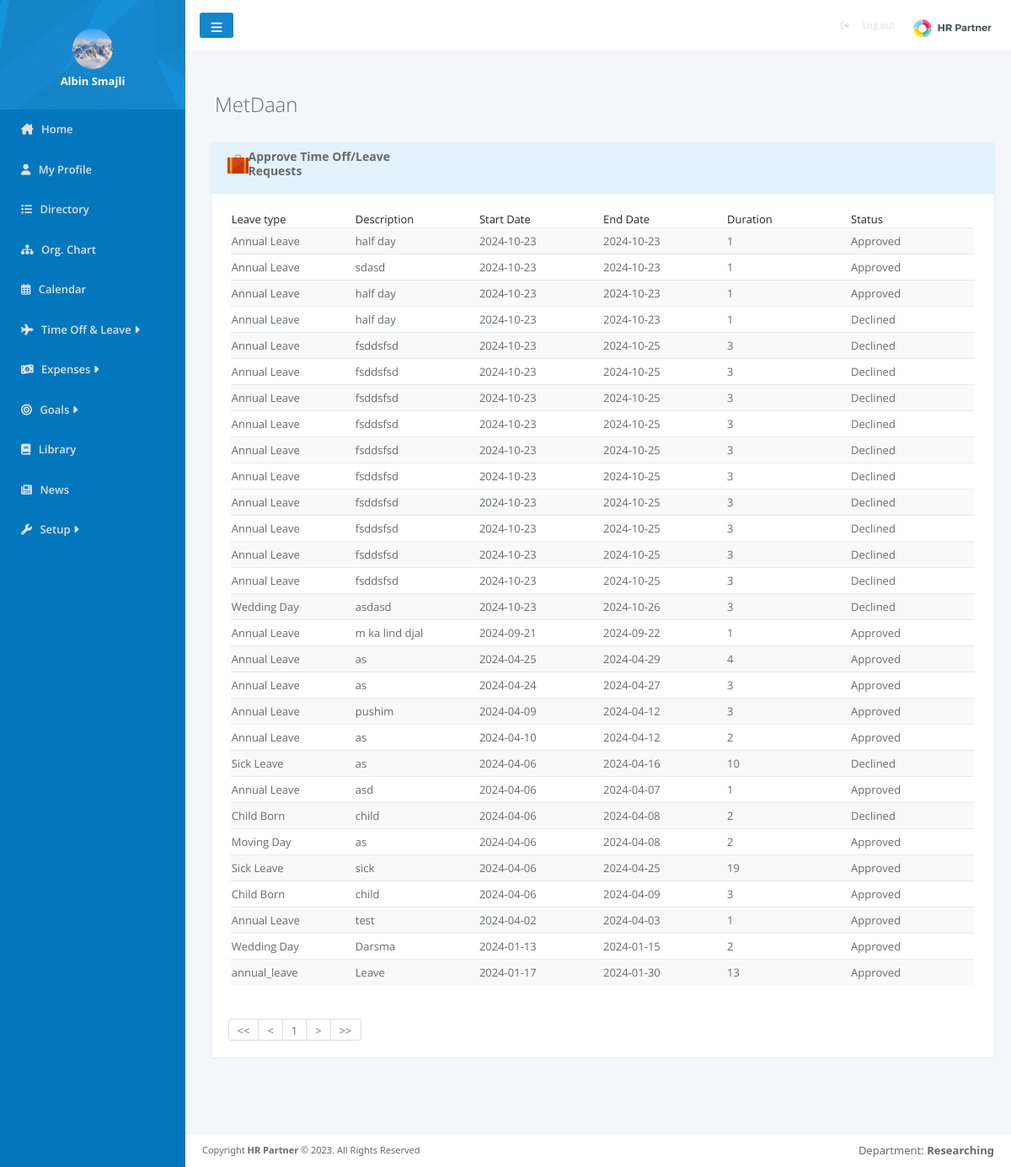
Page /pages/requesthistory.php (signed in) on the committed database.
### tables this page shows
CREATE TABLE `users` (
  `user_id` int(100) NOT NULL,
  `image` varchar(500) DEFAULT NULL,
  `name` varchar(200) NOT NULL,
  `surname` varchar(200) NOT NULL,
  `email` varchar(200) NOT NULL,
  `password` varchar(500) NOT NULL,
  `Position_ID` int(11) DEFAULT NULL,
  `Departament_ID` int(11) DEFAULT NULL,
  `role` int(11) NOT NULL,
  `location` varchar(100) DEFAULT NULL,
  `status` varchar(100) DEFAULT NULL,
  `report_to` int(11) DEFAULT NULL,
  `gender` varchar(10) DEFAULT NULL,
  `born` date DEFAULT NULL,
  `started` date DEFAULT NULL,
  `company` int(11) DEFAULT NULL
);

CREATE TABLE `timeoffrequests` (
  `request_id` int(11) NOT NULL,
  `User_ID` int(11) NOT NULL,
  `Head_ID` int(11) NOT NULL,
  `leave_type` varchar(500) NOT NULL,
  `from` date NOT NULL,
  `to` date NOT NULL,
  `duration` double NOT NULL,
  `short_description` varchar(500) NOT NULL,
  `reason` varchar(500) NOT NULL,
  `status` varchar(100) NOT NULL,
  `checkedby` int(11) DEFAULT NULL,
  `checkDate` date DEFAULT NULL,
  `created` date DEFAULT NULL
);

### pages/GetLeadAndHR.php (called while the page is built, shortened)
<?php
$userId=$_SESSION['user_id'];
?>

### pages/requesthistory.php (the view, shortened to what this page needs)
<?php
require_once '../config.php';
$userId = $_SESSION['user_id'];
if (isset($_GET['page'])) {
    $page = $_GET['page'];
} else {
    $page = 1;
}
$limit = 30;
$next = $page + 1;
$previous = $page - 1;
$Approved="Approved";
$Declined="Declined";
$sql = "SELECT * From timeoffrequests
    WHERE User_ID = :user_id and (`status` LIKE :Approved OR `status` LIKE :Declined)
    ORDER BY timeoffrequests.request_id DESC";
$prep = $con->prepare($sql);
$prep->bindParam(':user_id', $userId, PDO::PARAM_INT);
$prep->bindParam(':Approved', $Approved, PDO::PARAM_STR);
$prep->bindParam(':Declined', $Declined, PDO::PARAM_STR);
$prep->execute();
$requestDatas = $prep->fetchAll();
$sql_count = "SELECT * From timeoffrequests
    WHERE User_ID =:user_id and (`status` LIKE :Approved OR `status` LIKE :Declined)
    ORDER BY timeoffrequests.request_id DESC";
$prep = $con->prepare($sql_count);
$prep->bindParam(':user_id', $userId, PDO::PARAM_INT);
$prep->bindParam(':Approved', $Approved, PDO::PARAM_STR);
$prep->bindParam(':Declined', $Declined, PDO::PARAM_STR);
$prep->execute();
$total_datas = $prep->rowCount();
$total_page = ceil($total_datas / $limit);
?>
<?php
include_once 'GetLeadAndHR.php';
?>
<head>
    <link rel="stylesheet" href="../css/requsetHistory.css">
    <link href="https://cdn.jsdelivr.net/npm/bootstrap@5.3.1/dist/css/bootstrap.min.css" rel="stylesheet"
>
</head>
<body>
    <div>
        <?php include '../template/sidebar.php' ?>
    </div>
    <div class="content">
        <?php include '../template/navbar.php' ?>
        <div class="requestHead">
            <?php echo "<h2>" . $_SESSION['company_name'] . "</h2>"; ?>
        </div>
        <div class="requestBody">
            <div class="requestTableHead">
                <h5>
                    <img src="../images/absence.png" alt="" width="25px" height="25px">
                    Approve Time Off/Leave Requests
                </h5>
            </div>
            <div class="requestTableBody">
                <table class="recentLeave">
                    <thead>
                        <tr>
                            <td>Leave type</td>
                            <td>Description</td>
                            <td>Start Date</td>
                            <td>End Date</td>
                            <td>Duration</td>
                            <td>Status</td>
                        </tr>
                    </thead>
                    <tbody>
                        <?php foreach ($requestDatas as $requestData): ?>
                            <tr>
                                <td>
                                    <?= $requestData['leave_type'] ?>
                                </td>
                                <td>
                                    <?= $requestData['short_description'] ?>
                                </td>
                                <td>
                                    <?= $requestData['from'] ?>
                                </td>
                                <td>
                                    <?= $requestData['to'] ?>
                                </td>
                                <td>
                                    <?= $requestData['duration'] ?>
                                </td>
                                <td>
                                    <?= $requestData['status'] ?>
                                </td>
                            </tr>
                        <?php endforeach; ?>
                    </tbody>
                </table>
                <div class="paginationn">
                    <ul>
                        <li><a href="requesthistory.php?page=1">
                                << </a>
                        </li>
                        <li><a href="requesthistory.php?page=<?php echo $previous == 0 ? 1 : $previous ?>">
                                < </a>
                        </li>
                        <?php for ($i = 1; $i <= $total_page; $i++) {
                            $current_page = $page;
                            $previous_2 = $current_page - 2;
                            $next_2 = $current_page + 2;
                            if ($i >= $previous_2 && $i <= $next_2) {
                                ?>
                                <li><a href="requesthistory.php?page=<?php echo $i ?>"><?php echo $i ?></a></li>
                            <?php }
                        } ?>
                        <li><a href="requesthistory.php?page=<?php echo $next > $total_page ? $total_page : $next ?>">></a>
                        </li>
                        <li><a href="requesthistory.php?page=<?php echo $total_page ?>">>></a></li>
                    </ul>
                </div>
            </div>
        </div>
        <?php include '../template/footer.php'; ?>
    </div>
</body>
</html>

### template/sidebar.php (shortened to what this page needs)
<?php $sql = "SELECT u.user_id, u.image from users u where user_id=$userId";
$prep = $con->prepare($sql);
$prep->execute();
$userImages = $prep->fetchAll();
$userName=$_SESSION['name'];
?>
<head>
    <link rel="stylesheet" href="../css/index.css">
</head>
<div id="sidebar">
    <ul id="sidebarElements">
        <li id="profile">
            <div class="profile-element">
                <span class="profile-element-image">
                    <?php foreach ($userImages as $userImage): ?>
                        <img src="../userIMG/<?= $userImage['image'] ?>" alt="">
                    <?php endforeach; ?>
                </span>
                <span class="profile-element-name">
                    <strong><?= $userName ?></strong>
                </span>
            </div>
        </li>
        <li class="<?= basename($_SERVER['PHP_SELF']) == 'home.php' ? 'active' : '' ?>">
            <a href="home.php" class="sidebarElements-links">
                <i class="fa-solid fa-house-chimney"></i>
                <span>Home</span>
            </a>
        </li>
        <li class="<?= basename($_SERVER['PHP_SELF']) == 'myProfile.php' ? 'active' : '' ?>">
            <a href="myProfile.php" class="sidebarElements-links">
                <i class="fa-solid fa-user"></i>
                <span>My Profile</span>
            </a>
        </li>
        <li class="<?= basename($_SERVER['PHP_SELF']) == 'directory.php' ? 'active' : '' ?>">
            <a href="directory.php" class="sidebarElements-links">
                <i class="fa-solid fa-list"></i>
                <span>Directory</span>
            </a>
        </li>
        <li class="<?= basename($_SERVER['PHP_SELF']) == 'orgChart.php' ? 'active' : '' ?>">
            <a href="orgChart.php" class="sidebarElements-links">
                <i class="fa-solid fa-sitemap"></i>
                <span>Org. Chart</span>
            </a>
        </li>
        <li class="<?= basename($_SERVER['PHP_SELF']) == 'userCalendar.php' ? 'active' : '' ?>">
            <a href="userCalendar.php" class="sidebarElements-links">
                <i class="fa-regular fa-calendar-days"></i>
                <span>Calendar</span>
            </a>
        </li>
        <?php if ($_SESSION['role'] == 0) { ?>
            <li Style="cursor: pointer;" onclick="toggleDropdown(this)">
                <a class="sidebarElements-links">
                    <i class="fa fa-plane"></i>
                    <span>
                        Time Off & Leave
                        <i class="fa-solid fa-caret-right"></i>
                    </span>
                </a>
                <ul class="dropdown">
                    <li>
                        <a href="request.php">
                            <i class="fa-solid fa-suitcase"></i>
                            Request
                        </a>
                    </li>
                    <li>
                        <a href="approverequest.php">
                            <i class="fa fa-calendar-check-o"></i>
                            Approve
                        </a>
                    </li>
                    <li>
                        <a href="requesthistory.php">
                            <i class="fa fa-list"></i>
                            History
                        </a>
                    </li>
                </ul>
            </li>
        <?php } else { ?>
            <li onclick="toggleDropdown(this)">
                <a class="sidebarElements-links">
                    <i class="fa fa-plane"></i>
                    <span>
                        Time Off & Leave
                        <i class="fa-solid fa-caret-right"></i>
                    </span>
                </a>
            </li>
            <?php } ?>
            <?php if ($_SESSION['role'] == 0) { ?>
                <li Style="cursor: pointer;" class="<?= basename($_SERVER['PHP_SELF']) == 'empexpenses.php' ? 'active' : '' ?>">
                    <a href="empexpenses.php" class="sidebarElements-links">
                        <i class="fa-solid fa-money-bill-1-wave"></i>
                        <span>Expenses</span>
                    </a>
                </li>
            <?php } else { ?>
                <li Style="cursor: pointer;" onclick="toggleDropdown(this)">
                    <a class="sidebarElements-links">
                        <i class="fa-solid fa-money-bill-1-wave"></i>
                        <span>
                            Expenses
                            <i class="fa-solid fa-caret-right"></i>
                        </span>
                    </a>
                </li>
            <?php } ?>
            <?php if ($_SESSION['role'] == 0) { ?>
                <li class="<?= basename($_SERVER['PHP_SELF']) == 'goals.php' ? 'active' : '' ?>">
                    <a href="goals.php" class="sidebarElements-links">
                        <i class="fa-solid fa-bullseye"></i>
                        <span>Goals</span>
                    </a>
                </li>
            <?php } else { ?>
                <li Style="cursor: pointer;" onclick="toggleDropdown(this)">
                    <a class="sidebarElements-links">
                        <i class="fa-solid fa-bullseye"></i>
                        <span>
                            Goals
                            <i class="fa-solid fa-caret-right"></i>
                        </span>
                    </a>
                </li>
            <?php } ?>
            <li class="<?= basename($_SERVER['PHP_SELF']) == 'library.php' ? 'active' : '' ?>">
                <a href="library.php" class="sidebarElements-links">
                    <i class="fa-solid fa-book"></i>
                    <span>Library</span>
                </a>
            </li>
            <?php if ($_SESSION['role'] == 0) { ?>
                <li class="<?= basename($_SERVER['PHP_SELF']) == 'empNews.php' ? 'active' : '' ?>">
                    <a href="empNews.php" class="sidebarElements-links">
                        <i class="fa-solid fa-newspaper"></i>
                        <span>News</span>
                    </a>
                </li>
            <?php } else { ?>
                <li class="<?= basename($_SERVER['PHP_SELF']) == 'news.php' ? 'active' : '' ?>">
                    <a href="news.php" class="sidebarElements-links">
                        <i class="fa-solid fa-newspaper"></i>
                        <span>News</span>
                    </a>
                </li>
        <?php } ?>
        <?php if ($_SESSION['role'] == 1) { ?>
            <li Style="cursor: pointer;" onclick="toggleDropdown(this)">
                    <a class="sidebarElements-links">
                        <i class="fa-solid fa-wrench"></i>
                        <span>
                            Setup
                            <i class="fa-solid fa-caret-right"></i>
                        </span>
                    </a>
                </li>
        <?php } ?>
    </ul>
</div>

### css/requsetHistory.css (style rules this page uses)
body { width: 100%; height: fit-content; display: flex; flex-direction: row; font-family: "open sans","Helvetica Neue",Helvetica,Arial,sans-serif; position: absolute; }
.content { display: flex; flex-direction: column; justify-content: start; align-items: center; width: 100%; background-color: #F4F6FA; }
.requestBody { width: 100%; display: flex; flex-direction: column; justify-content: center; align-items: center; padding-bottom: 30px; }
.requestHead { padding-top: 30px; width: 100%; text-align: start; padding-left: 35; }
.requestHead h2 { margin-top: 20px; margin-bottom: 10px; font-family: "open sans","Helvetica Neue",Helvetica,Arial,sans-serif; font-weight: 100; color: #676A6C; font-size: 24px; align-items: center; }
.requestTableHead { background-color: #E3F2FD; display: flex; flex-direction: row; justify-content: space-between; align-items: center; height: 60px; width: 95%; margin-left: 10px; margin-top: 20px; text-align: start; padding-left: 20px; padding-right: 20px; }
.requestTableHead h5 { display: flex; justify-content: space-between; align-items: center; color: #676A6C; font-size: 14px; font-weight: 600; width:250px; height: 25px; }
.requestTableBody { margin-bottom: 60px; background-color: #fff; display: flex; flex-direction: column; align-items: center; margin-left: 10px; width: 95%; border: 1px solid #e7eaec; }
.recentLeave { width: 95%; border-collapse: collapse; margin: 20px 10px; font-size: 13px; font-family: "open sans","Helvetica Neue",Helvetica,Arial,sans-serif; }
.recentLeave tbody tr { text-align: left; font-weight: 400; color: #676A6C; border-top: 1px #e7eaec solid; }
.recentLeave tbody tr td { padding-top: 6px; padding-bottom: 6px; font-size: 13px; font-weight: 400; min-width: 120px; }
.recentLeave tbody tr:nth-child(odd) { background-color: #f9f9f9; }
.paginationn { padding: 20px 20px 20px 20px; width: 100%; }
.paginationn ul { width: fit-content; padding: 0; margin: 0; display: flex; flex-direction: row; list-style: none; border: 1px solid #ddd; border-radius:3px ; color: #777; }
.paginationn ul li { padding: 0; border-left: 1px solid #ddd; text-align: center; }
.paginationn ul li:nth-child(1) { border: none; }
.paginationn ul li a { text-decoration: none; padding: 4px 10px 4px 10px; font-family: "open sans","Helvetica Neue",Helvetica,Arial,sans-serif; font-size: 13px; color: #777; }

### css/index.css (style rules this page uses)
#sidebar { padding: 0; display: flex; flex-direction: column; background-color: #0277bd; width: 220px; height: 100%; min-height: 705px; transition: all .4s; }
#sidebarElements { padding: 0; width: 100%; list-style: none; }
#sidebarElements #profile { padding: 35px 25px 25px; height: 130px; display: flex; flex-direction: column; justify-content: center; align-items: center; background-image: url("../images/sidebarheader.png"); }
#sidebarElements #profile .profile-element { width: 100%; text-align: center; position: relative; }
#sidebarElements #profile .profile-element-image { text-align: center; }
#sidebarElements #profile img { width: 48px; height: 48px; border-radius: 50%; }
#sidebarElements #profile .profile-element-name { display: block !important; text-align: center; margin-top: 5px; }
#sidebarElements #profile .profile-element-name strong { font-size: 13px; font-weight: 600; color: #fff; }
#sidebarElements li { padding: 0; display: flex; flex-direction: column; justify-content: center; align-items: flex-start; width: 100%; font-size: 15px; }
#sidebarElements li a { color: #e0e0e0; width: 100%; padding: 14px 20px 14px 25px; text-decoration: none; font-size: 13px; font-family: "Open Sans", sans-serif; font-weight: 600; cursor: pointer; }
#sidebar i { margin-right: 6px; }

### rows in the picture
users: image (picture)
timeoffrequests: leave_type "Annual Leave", short_description "half day", from "2024-10-23", to "2024-10-23", duration "1", status "Approved"
timeoffrequests: leave_type "Annual Leave", short_description "sdasd", from "2024-10-23", to "2024-10-23", duration "1", status "Approved"
timeoffrequests: leave_type "Annual Leave", short_description "half day", from "2024-10-23", to "2024-10-23", duration "1", status "Approved"
timeoffrequests: leave_type "Annual Leave", short_description "half day", from "2024-10-23", to "2024-10-23", duration "1", status "Declined"
timeoffrequests: leave_type "Annual Leave", short_description "fsddsfsd", from "2024-10-23", to "2024-10-25", duration "3", status "Declined"
timeoffrequests: leave_type "Annual Leave", short_description "fsddsfsd", from "2024-10-23", to "2024-10-25", duration "3", status "Declined"
timeoffrequests: leave_type "Annual Leave", short_description "fsddsfsd", from "2024-10-23", to "2024-10-25", duration "3", status "Declined"
timeoffrequests: leave_type "Annual Leave", short_description "fsddsfsd", from "2024-10-23", to "2024-10-25", duration "3", status "Declined"
timeoffrequests: leave_type "Annual Leave", short_description "fsddsfsd", from "2024-10-23", to "2024-10-25", duration "3", status "Declined"
timeoffrequests: leave_type "Annual Leave", short_description "fsddsfsd", from "2024-10-23", to "2024-10-25", duration "3", status "Declined"
timeoffrequests: leave_type "Annual Leave", short_description "fsddsfsd", from "2024-10-23", to "2024-10-25", duration "3", status "Declined"
timeoffrequests: leave_type "Annual Leave", short_description "fsddsfsd", from "2024-10-23", to "2024-10-25", duration "3", status "Declined"
timeoffrequests: leave_type "Annual Leave", short_description "fsddsfsd", from "2024-10-23", to "2024-10-25", duration "3", status "Declined"
timeoffrequests: leave_type "Annual Leave", short_description "fsddsfsd", from "2024-10-23", to "2024-10-25", duration "3", status "Declined"
timeoffrequests: leave_type "Wedding Day", short_description "asdasd", from "2024-10-23", to "2024-10-26", duration "3", status "Declined"
timeoffrequests: leave_type "Annual Leave", short_description "m ka lind djal", from "2024-09-21", to "2024-09-22", duration "1", status "Approved"
timeoffrequests: leave_type "Annual Leave", short_description "as", from "2024-04-25", to "2024-04-29", duration "4", status "Approved"
timeoffrequests: leave_type "Annual Leave", short_description "as", from "2024-04-24", to "2024-04-27", duration "3", status "Approved"
timeoffrequests: leave_type "Annual Leave", short_description "pushim", from "2024-04-09", to "2024-04-12", duration "3", status "Approved"
timeoffrequests: leave_type "Annual Leave", short_description "as", from "2024-04-10", to "2024-04-12", duration "2", status "Approved"
timeoffrequests: leave_type "Sick Leave", short_description "as", from "2024-04-06", to "2024-04-16", duration "10", status "Declined"
timeoffrequests: leave_type "Annual Leave", short_description "asd", from "2024-04-06", to "2024-04-07", duration "1", status "Approved"
timeoffrequests: leave_type "Child Born", short_description "child", from "2024-04-06", to "2024-04-08", duration "2", status "Declined"
timeoffrequests: leave_type "Moving Day", short_description "as", from "2024-04-06", to "2024-04-08", duration "2", status "Approved"
timeoffrequests: leave_type "Sick Leave", short_description "sick", from "2024-04-06", to "2024-04-25", duration "19", status "Approved"
timeoffrequests: leave_type "Child Born", short_description "child", from "2024-04-06", to "2024-04-09", duration "3", status "Approved"
timeoffrequests: leave_type "Annual Leave", short_description "test", from "2024-04-02", to "2024-04-03", duration "1", status "Approved"
timeoffrequests: leave_type "Wedding Day", short_description "Darsma", from "2024-01-13", to "2024-01-15", duration "2", status "Approved"
timeoffrequests: leave_type "annual_leave", short_description "Leave", from "2024-01-17", to "2024-01-30", duration "13", status "Approved"

### other values in the picture
$userName "Albin Smajli"
$_SESSION['company_name'] "MetDaan"
$_SESSION['departament'] "Researching"
